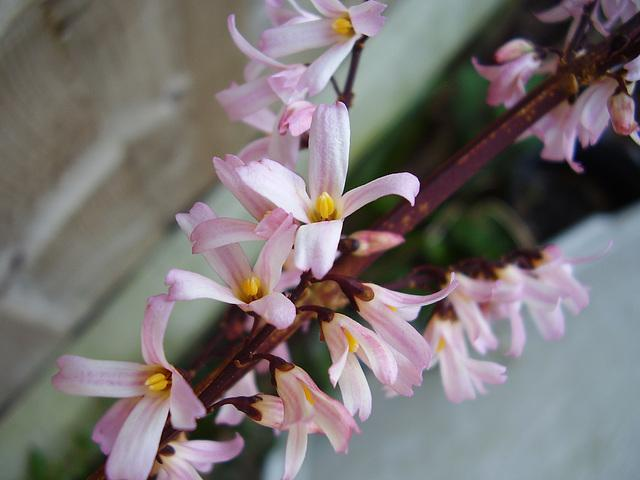
#> input picture python-code/opengl-learning/resources/images/f2.jpg, 640 x 480 px, found by its file name
$ jupyter execute '哈尔小波变换.ipynb'   (shell and % lines are left out)
#> lines starting #> are read from the running program, lines starting #| are printed output that depends on the picture
[cell 1]
#coding:utf-8
'''
哈尔小波变换
https://blog.csdn.net/u010006643/article/details/50493566
'''
import cv2
import numpy as np
import matplotlib.pyplot as plt
from scipy import signal
from pyexcel_xls import get_data

[cell 2]
src = cv2.imread('datas/f2.jpg',0)
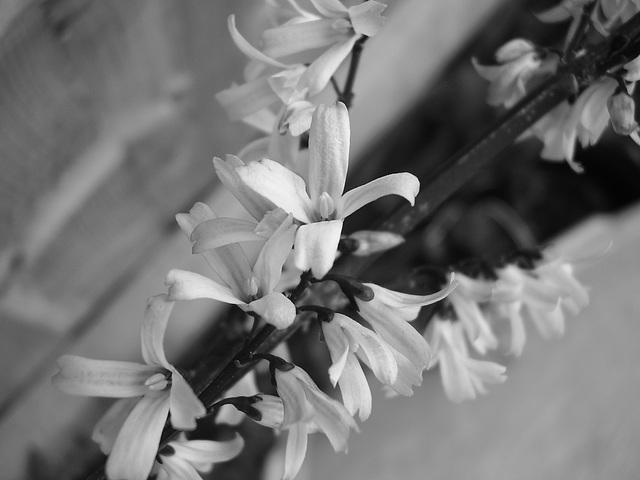
#> src: shape (480, 640); min 0, max 254, mean 116.2

[cell 3]
rows,cols = src.shape
#> rows = 480; cols = 640
src_float32 = np.float32(src)
wavelet = np.ones((rows,cols),np.float32)
dst = np.zeros_like(src)
tmp = np.zeros_like(wavelet)
imgtmp = np.zeros_like(wavelet)
idx_y = np.arange(0,rows // 2).reshape((rows // 2,1))
#> idx_y = 240 values from 0 to 239
idx_x = np.arange(0,cols).reshape((1,cols))

idx_y_2 = np.arange(0,rows).reshape((rows,1))
#> idx_y_2 = 480 values from 0 to 479
idx_x_2 = np.arange(0,cols // 2).reshape((1,cols // 2))

# src_half_img_h = src_float32[(idx_y,idx_x)]
for i in range(rows // 2):
    for j in range(cols):
        tmp[i,j] = (src_float32[i * 2,j] + src_float32[i * 2 + 1,j]) / 2
        tmp[i + rows // 2,j] = (src_float32[i * 2,j] - src_float32[i * 2 + 1,j]) / 2
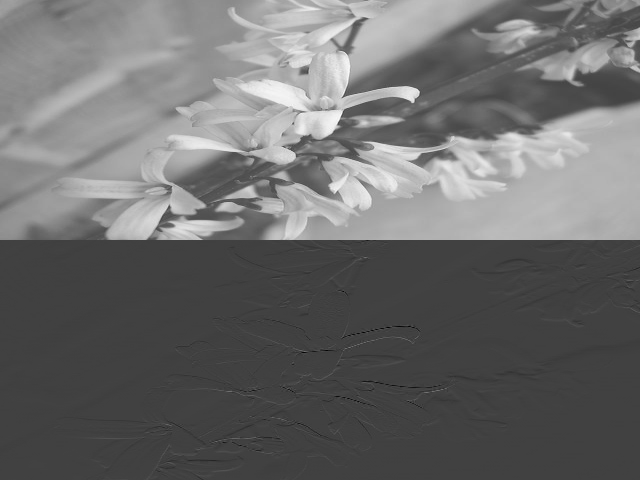
#> tmp: shape (480, 640) float32; min -87, max 254, mean 58.1; drawn with min black and max white


for i in range(rows):
    for j in range(cols // 2):
        wavelet[i,j] = (src_float32[i ,j * 2] + src_float32[i ,j* 2 + 1]) / 2
        wavelet[i ,j+ cols // 2] = (src_float32[i ,j* 2] - src_float32[i,j * 2 + 1]) / 2
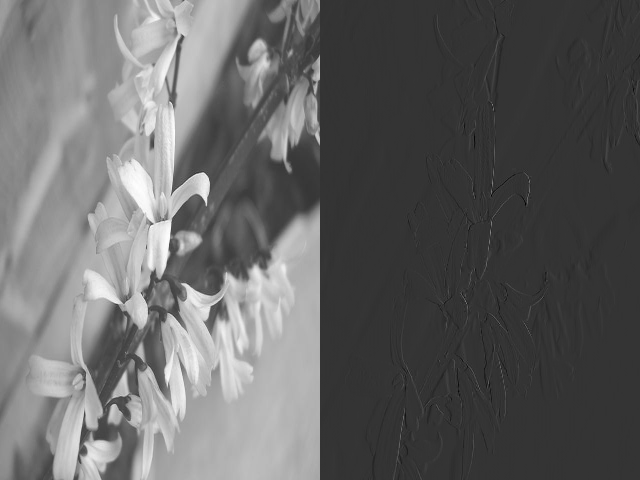
#> wavelet: shape (480, 640) float32; min -62, max 242, mean 58.1; drawn with min black and max white
imgtmp = wavelet
# dst[(idx_y,idx_x)] = tmp[(idx_y,idx_x)]
# dst[(idx_y_2,idx_x_2)] = wavelet[(idx_y_2,idx_x_2)]

[cell 4]
dst = cv2.convertScaleAbs(imgtmp)
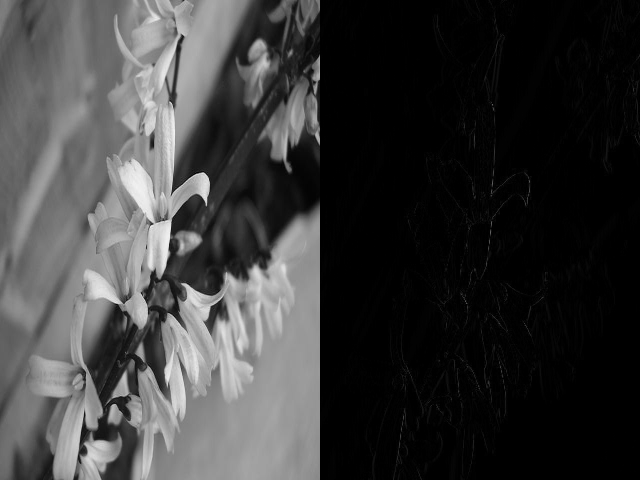
#> dst: shape (480, 640); min 0, max 242, mean 58.8

[cell 5]
plt.imshow(dst,'gray')

[cell 6]
src_f = np.float32(src)
m,n = src_f.shape
#> m = 480; n = 640
J = 1
output = np.zeros_like(src_f)
# 进行J尺度哈尔小波变换
N = n // 2
#> N = 320
M = m // 2
#> M = 240

for k in range(J):
    # 哈尔小波行变换
    for i in range(m):
        for j in range(N):
            output[i,j] = (src_f[i,2 * j - 1] + src_f[i,2 * j]) / 1.414
            output[i,N + j] = (src_f[i,2 * j - 1] - src_f[i,2*j]) / 1.414

    src_f = output
    for j in range(n):
        for i in range(M):
            output[i,j] = (src_f[2 * i - 1,j] + src_f[2 * i,j]) / 1.414
            output[i + M,j] = (src_f[2 * i - 1,j] - src_f[2 * i,j]) / 1.414

    M = M // 2
    N = N // 2

    m = m // 2
    n = n // 2

    src_f = output
    output = cv2.convertScaleAbs(output)
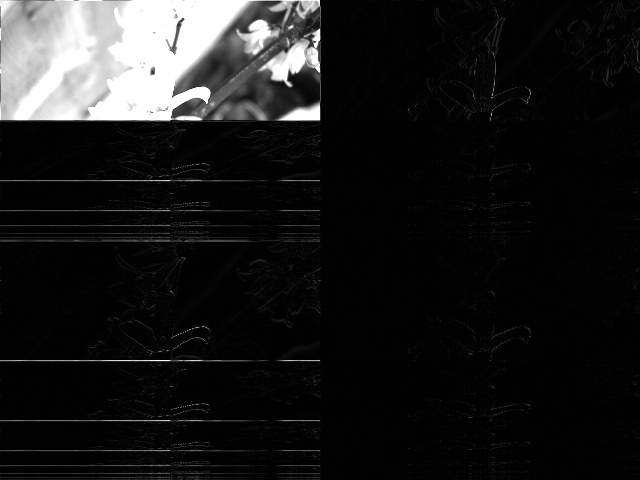
#> output: shape (480, 640); min 0, max 255, mean 26.2
#> after the loop, M = 120; N = 160; m = 240

$ run again, with python-code/opengl-learning/resources/images/f1.jpg copied over python-code/opengl-learning/resources/images/f2.jpg
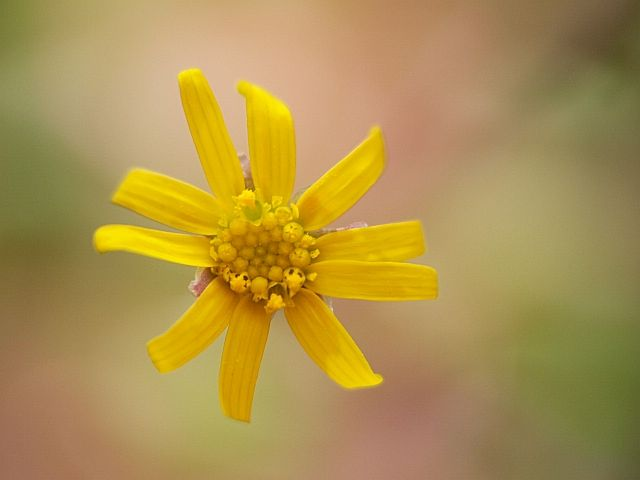
#> input picture python-code/opengl-learning/resources/images/f1.jpg, 640 x 480 px, found by its file name
#> after the loop `for i in range(rows):`:
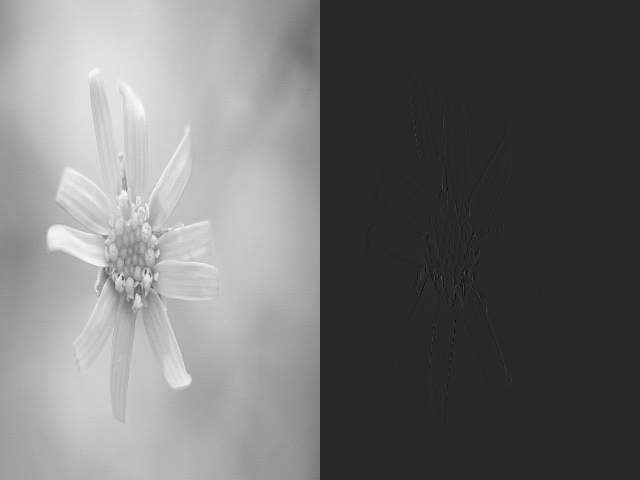
#> wavelet: shape (480, 640) float32; min -42.5, max 221, mean 73.2; drawn with min black and max white
#> after the loop `for k in range(J):`:
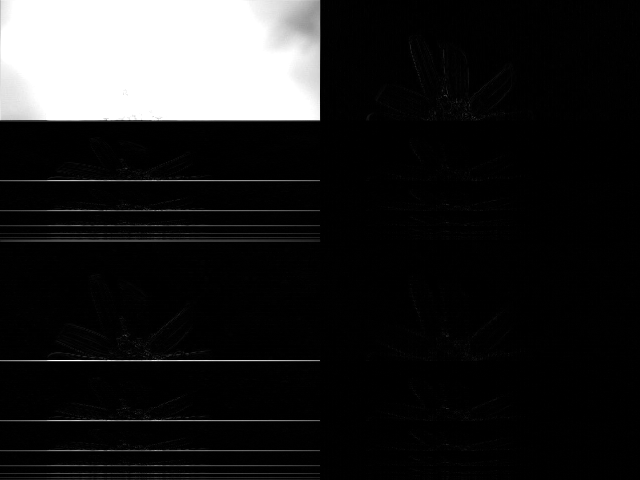
#> output: shape (480, 640); min 0, max 255, mean 33.5

$ run again, with python-code/opengl-learning/resources/images/f3.jpg copied over python-code/opengl-learning/resources/images/f2.jpg
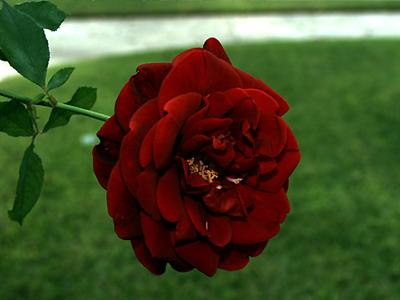
#> input picture python-code/opengl-learning/resources/images/f3.jpg, 400 x 300 px, found by its file name
#> after the loop `for i in range(rows):`:
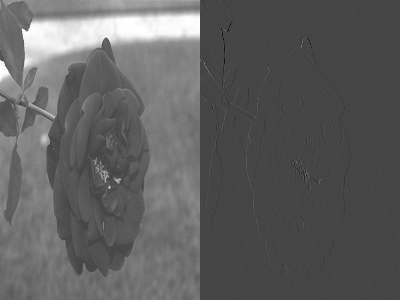
#> wavelet: shape (300, 400) float32; min -96, max 255, mean 36.2; drawn with min black and max white
#> after the loop `for k in range(J):`:
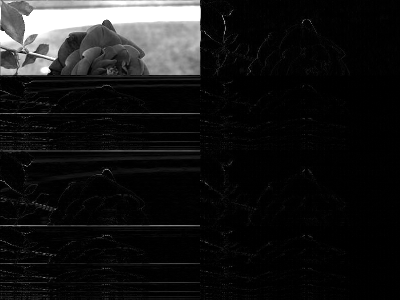
#> output: shape (300, 400); min 0, max 255, mean 23.1

$ run again, with python-code/opengl-learning/resources/images/f4.jpg copied over python-code/opengl-learning/resources/images/f2.jpg
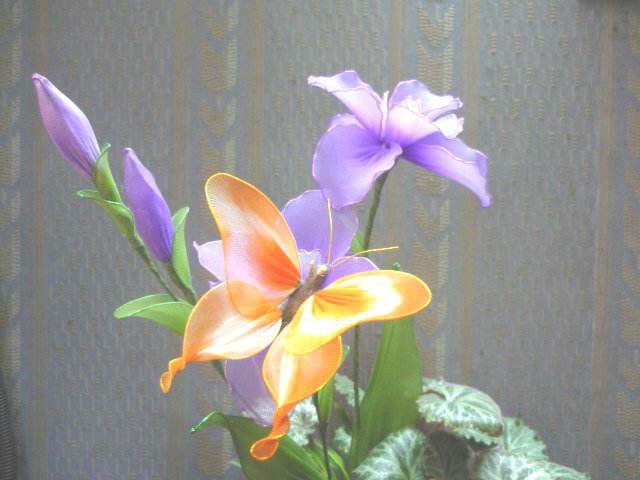
#> input picture python-code/opengl-learning/resources/images/f4.jpg, 640 x 480 px, found by its file name
#> after the loop `for i in range(rows):`:
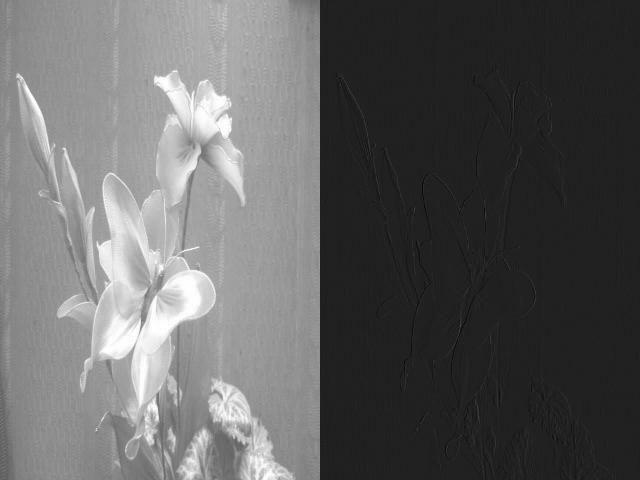
#> wavelet: shape (480, 640) float32; min -38, max 255, mean 73.9; drawn with min black and max white
#> after the loop `for k in range(J):`:
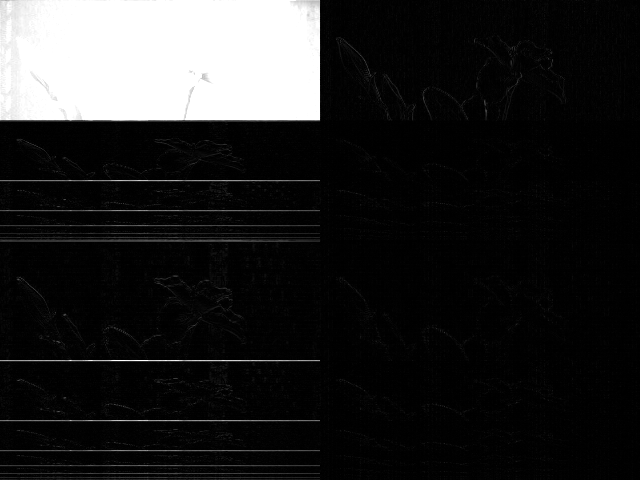
#> output: shape (480, 640); min 0, max 255, mean 35.1
